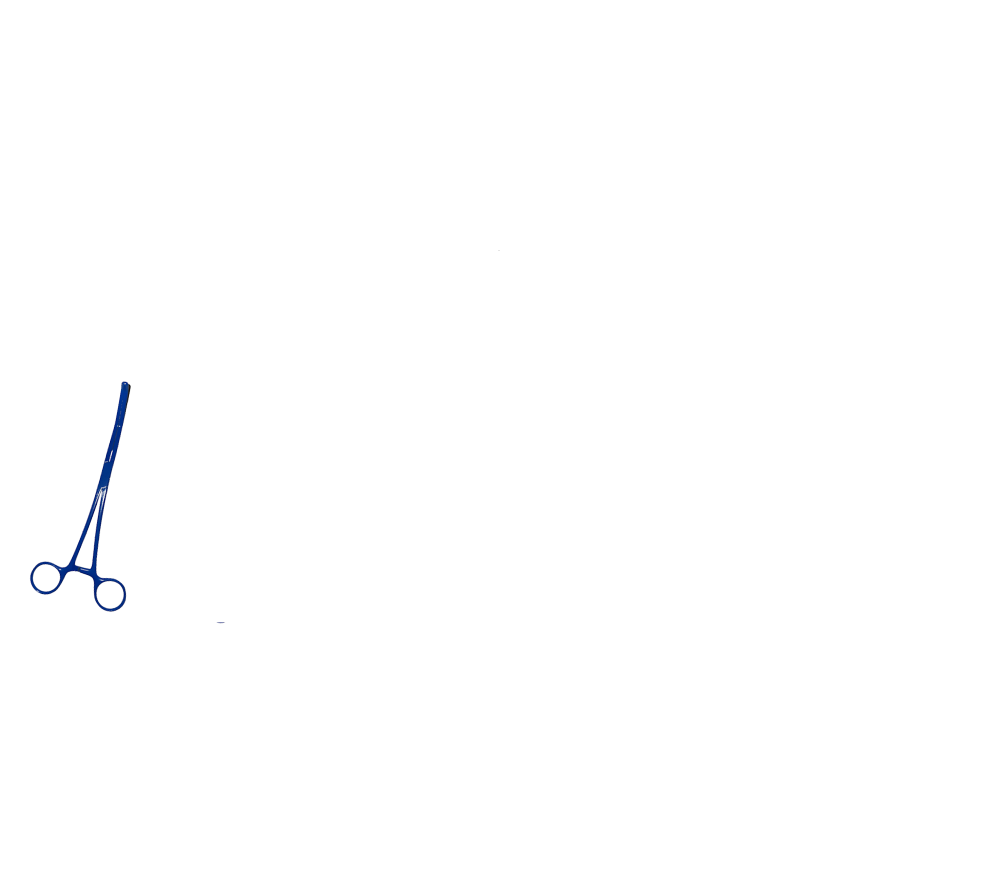
#> input picture Python/Robotica-Vision/Images/links-naar-rechts/1.png, 2000 x 1750 px (shown at 1/2 size); its folder holds 4 pictures in this run
$ python find_trajectory.py
#> lines starting #> are read from the running program, lines starting #| are printed output that depends on the picture; after the words box and inside, x2 and y2 are one past the last pixel; in counts of white or black regions, pixels touching at a corner belong together
### Python/Robotica-Vision/Example code/find_instruments.py
import numpy as np
import cv2 as cv
from color_filtering import primary_colors, colors
from create_grid_on_frame import create_grid_on_image


def set_centroid(body):
    # compute the center of the contour
    M = cv.moments(body)
    centroidX = int(M["m10"] / M["m00"])
    centroidY = int(M["m01"] / M["m00"])
    # draw the contour and center of the shape on the image
    centroid = (centroidX, centroidY)
    return centroid


def find_children(instruments, contours, hierarchy):
    for i in instruments:
        for j in range(len(hierarchy)):
            if hierarchy[j][3] == i.index and cv.contourArea(contours[j]) > 1000:
                child = contours[j]
                i.add_child(child)


class Instrument:
    def __init__(self, index, body):
        self.index = index
        self.body = body
        self.color = None
        self.children = []
        self.centroid = set_centroid(body)
        self.hsv = []

    def set_hsv(self, hsv):
        self.hsv = hsv

    def add_child(self, child):
        self.children.append(child)

    def set_color(self, color):
        self.color = color


# [22 lines left out: functions draw_instruments, get_instrument_colors, not called in this run]


def get_instruments(contours):
    instruments = []
    for cnr in range(len(contours)):
        cnt = contours[cnr]
        area = cv.contourArea(cnt)
        # perimeter = cv.arcLength(cnt, True)
        # factor = 4 * math.pi * area / perimeter ** 2
        if 5000.0 < area < 1080 * 720 * 0.8:  # instrumenten mogen niet groter dan 80% van de afbeelding zijn
            instruments.append(Instrument(cnr, cnt))
    return instruments


# [18 lines left out: function main, not called in this run]


# [2 lines that do not run on import are left out]

### Python/Robotica-Vision/Example code/color_filtering.py
import cv2 as cv
import numpy as np


class Color:
    def __init__(self, name, lower_bound, upper_bound):
        self.name = name
        self.lower_bound = lower_bound
        self.upper_bound = upper_bound

    def get_mask(self, hsv_frame):
        return cv.inRange(hsv_frame, self.lower_bound, self.upper_bound)

    # [7 lines left out: function is_color, not called in this run]


# Predefined colors with their HSV ranges
colors = {
    "red": Color("red", np.array([0, 200, 0]), np.array([20, 255, 255])),
    "green": Color("green", np.array([40, 0, 0]), np.array([70, 255, 255])),
    "blue": Color("blue", np.array([90, 50, 50]), np.array([140, 255, 255])),
    "pink": Color("pink", np.array([165, 0, 0]), np.array([180, 255, 255])),
}

# List of primary and intermediate colors
primary_colors = [
    'red', 'green', 'blue', 'pink'
]


# Function to display each color mask in a separate window
# [59 lines left out: functions display_individual_colors, display_all_colors, not called in this run]

# Display individual colors
# display_individual_colors()

# Display all colors in one image
#display_all_colors()

# cv.destroyAllWindows()

### Python/Robotica-Vision/Example code/find_trajectory.py
import os

import numpy as np
import cv2 as cv
from find_instruments import find_children, get_instruments


def predict_future_positions(points, num_future_points=4, degree=2):
    points = np.array(points)
    x = points[:, 0]
    y = points[:, 1]

    # Fit a polynomial to the given points
    coefficients = np.polyfit(x, y, degree)
    polynomial = np.poly1d(coefficients)

    # Predict future x-values based on the average step between x-values in the input
    average_step = np.mean(np.diff(x))
    future_x = np.arange(x[-1] + average_step, x[-1] + average_step * (num_future_points + 1), average_step)
    future_y = polynomial(future_x)

    future_x = np.round(future_x).astype(int)
    future_y = np.round(future_y).astype(int)

    return list(zip(future_x, future_y))


def main():
    dirs = [r'../Images/links-naar-rechts', r'../Images/rechts-naar-links']
    for d in dirs:
        frame = None
        points = []
        centroids = []
        for file in os.listdir(d):
            frame = cv.imread(d + '/' + file)
#> frame is the input picture: shape (1750, 2000, 3); mean B, G, R 254.6, 254.4, 254.3
            imgray = cv.cvtColor(frame, cv.COLOR_BGR2GRAY)
            imgray = cv.medianBlur(imgray, 5)

            _, thresh = cv.threshold(imgray, 127, 255, cv.THRESH_BINARY)
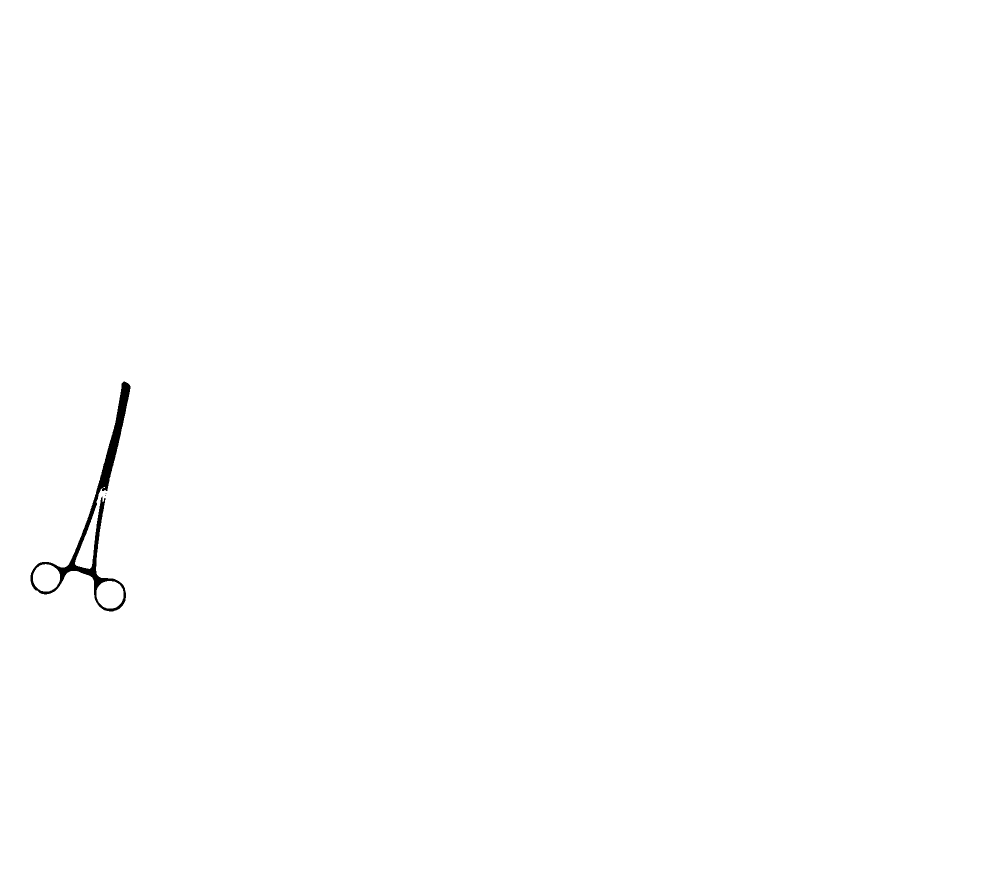
#> thresh: shape (1750, 2000) (shown at 1/2 size); 99.7% white; 3 black regions (2 under 20 px)
            contours, hierarchy = cv.findContours(thresh, cv.RETR_TREE,
                                                  cv.CHAIN_APPROX_SIMPLE)
#> contours = 7 contours, 3 with area under 20; largest, box (x1, y1, x2, y2) and area: (0, 0, 2000, 1750) 3496251, (60, 762, 262, 1224) 14933, (193, 1162, 247, 1217) 2326, (66, 1128, 120, 1183) 2256
            hierarchy = hierarchy[0]
            instruments = get_instruments(contours)
#> the loop in get_instruments, `for cnr in range(len(contours)):` made 7 passes
#> area on passes 5 to 6: 2326.5, 2256
#> area on pass 1: 3496251
#> after the loop in get_instruments, `for cnr in range(len(contours)):`: instruments = 1 item
#> instruments = 1 item
            find_children(instruments, contours, hierarchy)
#> the loop in find_children, `for i in instruments:` made 1 pass
            for i in instruments:
                centroids.append(i.centroid)
                points.append(i.centroid)
#> this loop made 1 pass
#> after the loop, centroids = [(182, 1067)]; points = [(182, 1067)]
        points.extend(predict_future_positions(centroids))
        for p in points:
            print(p)
            cv.circle(frame, p, 5, (0, 0, 0), -1)
        frame = cv.resize(frame, (1080, 720))
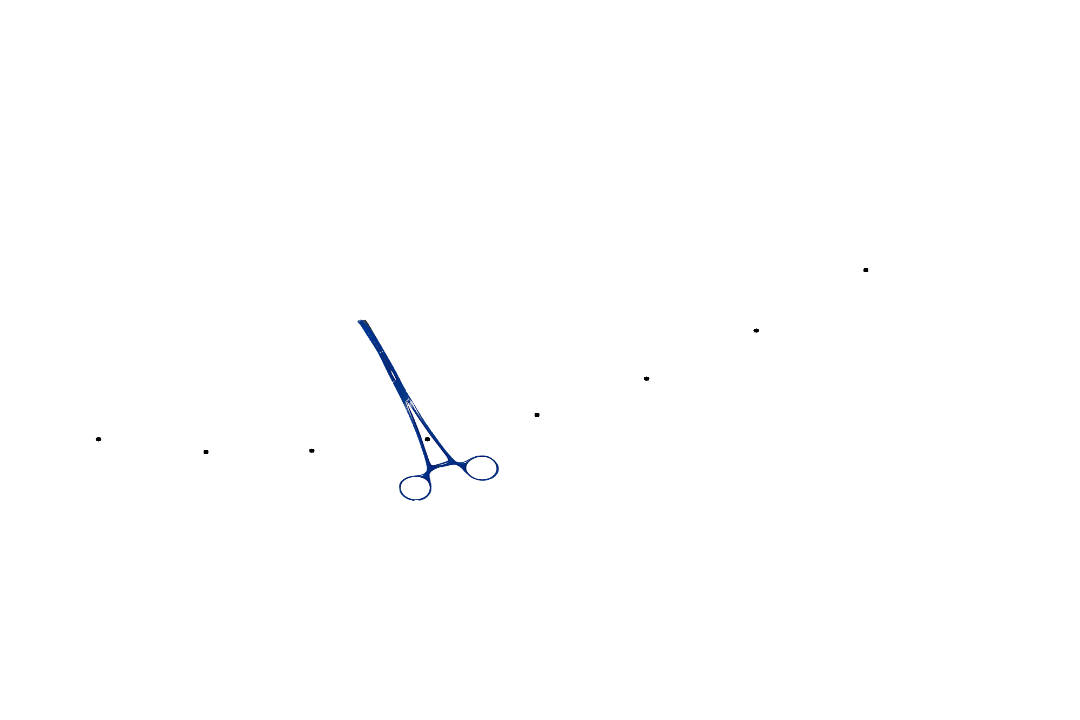
#> frame: shape (720, 1080, 3); mean B, G, R 254.7, 254.5, 254.4
        cv.imshow(str(d), frame)
    cv.waitKey(0)
    cv.destroyAllWindows()


if __name__ == '__main__':
#> (the run stopped early here; a loop or call above may not have finished)
